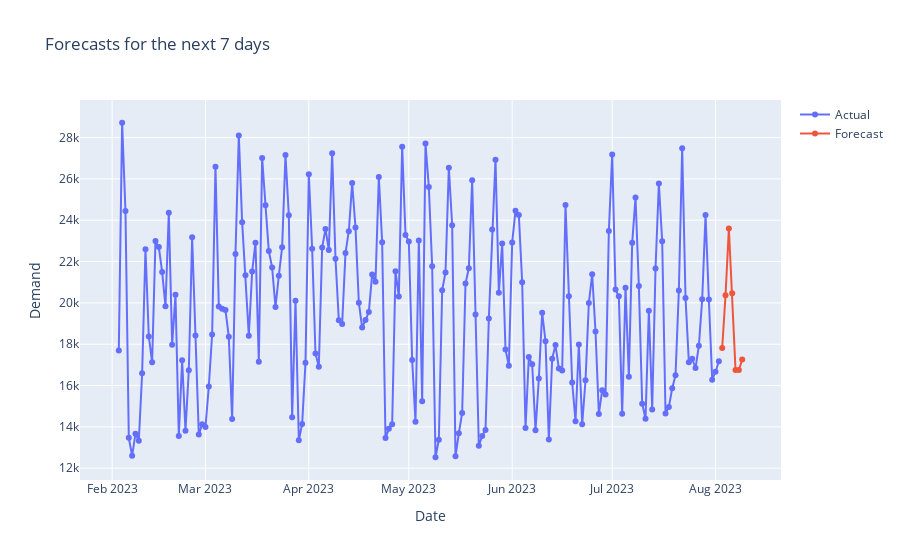

Notebook cell for this chart:
### Markdown cell above
## Visualise results

### Code cell
fig = go.Figure()
fig.add_trace(
    go.Scatter(
        x=sample_demand_df["date"],
        y=sample_demand_df["demand"],
        mode="lines+markers",
        name="Actual",
    )
)
fig.add_trace(
    go.Scatter(
        x=forecasts_df["date"],
        y=forecasts_df["forecast"],
        mode="lines+markers",
        name="Forecast",
    )
)
fig.update_layout(
    title="Forecasts for the next 7 days",
    xaxis_title="Date",
    yaxis_title="Demand",
)

fig

### Figure 1 — Plotly figure (JSON) as saved in the notebook; plotly's stock layout.template omitted (floating-point values rounded to 4 significant figures; data arrays with more than 128 entries replaced by an {"elided": "..."} marker saying what was removed)
{"data": [{"mode": "lines+markers", "name": "Actual", "type": "scatter", "x": {"elided": "181 str values"}, "y": {"elided": "181 int values"}}, {"mode": "lines+markers", "name": "Forecast", "type": "scatter", "x": ["2023-08-03", "2023-08-04", "2023-08-05", "2023-08-06", "2023-08-07", "2023-08-08", "2023-08-09"], "y": [17820.0, 20370.0, 23600.0, 20460.0, 16750.0, 16750.0, 17260.0]}], "layout": {"title": {"text": "Forecasts for the next 7 days"}, "xaxis": {"title": {"text": "Date"}}, "yaxis": {"title": {"text": "Demand"}}}}
